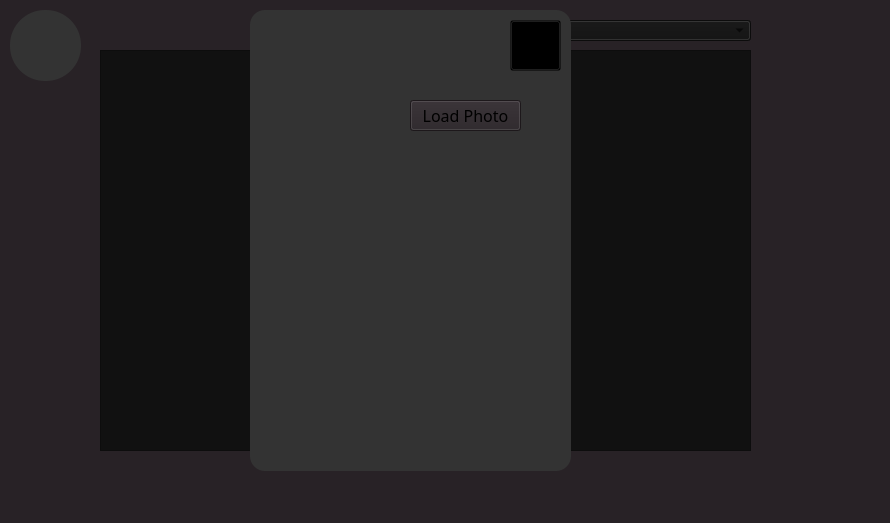
<?xml version="1.0" encoding="UTF-8"?>
<ui version="4.0">
 <class>MainWindow</class>
 <widget class="QWidget" name="MainWindow">
  <property name="geometry">
   <rect>
    <x>0</x>
    <y>0</y>
    <width>890</width>
    <height>523</height>
   </rect>
  </property>
  <property name="windowTitle">
   <string>Student</string>
  </property>
  <property name="styleSheet">
   <string notr="true">*{
font-size: 16px;
font-family: century gothic;
}
#profileButton{
border-radius:35px;
background-color:#333
}
#profileButton:pushed{
background-color: #483D8B;
}
#closeButton{
background: transparent;

}
#frame{
border-radius:15px;
background-color:#333;
}

QWidget{
background-color:#282226
}
#tableView{
background-color:#111
}
#comboBox{
background-color:#111
}</string>
  </property>
  <widget class="QComboBox" name="comboBox">
   <property name="geometry">
    <rect>
     <x>480</x>
     <y>20</y>
     <width>271</width>
     <height>21</height>
    </rect>
   </property>
  </widget>
  <widget class="QTableView" name="tableView">
   <property name="geometry">
    <rect>
     <x>100</x>
     <y>50</y>
     <width>651</width>
     <height>401</height>
    </rect>
   </property>
  </widget>
  <widget class="QPushButton" name="profileButton">
   <property name="geometry">
    <rect>
     <x>10</x>
     <y>10</y>
     <width>71</width>
     <height>71</height>
    </rect>
   </property>
   <property name="text">
    <string/>
   </property>
  </widget>
  <widget class="QFrame" name="frame">
   <property name="geometry">
    <rect>
     <x>250</x>
     <y>10</y>
     <width>321</width>
     <height>461</height>
    </rect>
   </property>
   <property name="frameShape">
    <enum>QFrame::Shape::StyledPanel</enum>
   </property>
   <property name="frameShadow">
    <enum>QFrame::Shadow::Raised</enum>
   </property>
   <widget class="QPushButton" name="pushButton">
    <property name="geometry">
     <rect>
      <x>160</x>
      <y>90</y>
      <width>111</width>
      <height>31</height>
     </rect>
    </property>
    <property name="text">
     <string>Load Photo</string>
    </property>
   </widget>
   <widget class="QPushButton" name="closeButton">
    <property name="geometry">
     <rect>
      <x>260</x>
      <y>10</y>
      <width>51</width>
      <height>51</height>
     </rect>
    </property>
    <property name="text">
     <string/>
    </property>
   </widget>
  </widget>
 </widget>
 <resources/>
 <connections/>
</ui>
